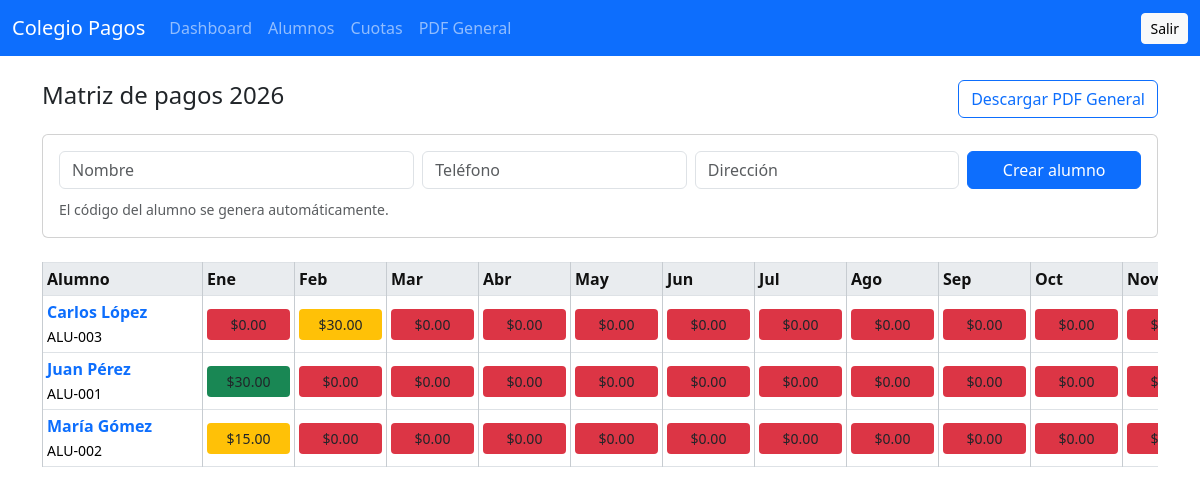
Page /alumnos (signed in) on the committed database.
### tables this page shows
CREATE TABLE alumnos (
    id INT AUTO_INCREMENT PRIMARY KEY,
    codigo VARCHAR(20) NOT NULL UNIQUE,
    nombre VARCHAR(100) NOT NULL,
    telefono VARCHAR(20) DEFAULT NULL,
    direccion VARCHAR(200) DEFAULT NULL,
    fecha_registro TIMESTAMP DEFAULT CURRENT_TIMESTAMP
);

### app/core/Controller.php (called while the page is built, shortened)
<?php
abstract class Controller
{
    protected function view(string $view, array $data = []): void
    {
        extract($data, EXTR_SKIP);
        $viewPath = __DIR__ . '/../views/' . $view . '.php';
        require __DIR__ . '/../views/layouts/header.php';
        require $viewPath;
        require __DIR__ . '/../views/layouts/footer.php';
    }
}

### app/controllers/AlumnoController.php (called while the page is built, shortened)
<?php
final class AlumnoController extends Controller
{
    public function index(): void
    {
        $anio = (int) ($_GET['anio'] ?? date('Y'));
        $alumnos = (new Alumno())->all();
        $cuotas = (new Cuota())->getByYear($anio);
        $totals = (new Abono())->totalsMatrix($anio);
        $this->view('alumnos/index', compact('alumnos', 'totals', 'anio', 'cuotas'));
    }
}

### app/core/Router.php (called while the page is built, shortened)
<?php
final class Router
{
    private array $routes = [];
    private function addRoute(string $method, string $uri, array $action): void
    {
        $this->routes[$method][rtrim($uri, '/') ?: '/'] = $action;
    }
    public function dispatch(string $uri, string $method): void
    {
        $path = rtrim(parse_url($uri, PHP_URL_PATH) ?: '/', '/') ?: '/';
        $action = $this->routes[$method][$path] ?? null;
        [$controllerClass, $controllerMethod] = $action;
        $controller = new $controllerClass();
        $controller->{$controllerMethod}();
    }
}

### index.php (called while the page is built, shortened)
<?php
spl_autoload_register(static function (string $class): void {
    $prefix = 'App\\';
    $relative = substr($class, strlen($prefix));
    $relative = str_replace('\\', '/', $relative);
    $file = __DIR__ . '/app/' . strtolower(dirname($relative)) . '/' . basename($relative) . '.php';
});
$router = new Router();
$router->get('/', [PublicController::class, 'home']);
$router->get('/buscar', [PublicController::class, 'search']);
$router->get('/login', [AuthController::class, 'loginForm']);
$router->post('/login', [AuthController::class, 'login']);
$router->post('/logout', [AuthController::class, 'logout']);
$router->post('/ajustes/credenciales', [AuthController::class, 'updateCredentials']);
$router->get('/dashboard', [ReporteController::class, 'dashboard']);
$router->get('/alumnos', [AlumnoController::class, 'index']);
$router->get('/alumnos/ver', [AlumnoController::class, 'show']);
$router->post('/alumnos', [AlumnoController::class, 'store']);
$router->post('/alumnos/editar', [AlumnoController::class, 'edit']);
$router->post('/alumnos/eliminar', [AlumnoController::class, 'delete']);
$router->post('/abonos', [AbonoController::class, 'store']);
$router->get('/abonos/historial', [AbonoController::class, 'history']);
$router->get('/cuotas', [CuotaController::class, 'index']);
$router->post('/cuotas', [CuotaController::class, 'store']);
$router->get('/reportes/alumno', [ReporteController::class, 'alumnoPdf']);
$router->get('/reportes/general', [ReporteController::class, 'generalPdf']);
$router->dispatch($_SERVER['REQUEST_URI'] ?? '/', $_SERVER['REQUEST_METHOD'] ?? 'GET');

### config/database.php (called while the page is built)
<?php
return [
    'host' => $_ENV['DB_HOST'] ?? 'sql211.hstn.me',
    'port' => $_ENV['DB_PORT'] ?? '3306',
    'database' => $_ENV['DB_NAME'] ?? 'mseet_41403283_alumos',
    'username' => $_ENV['DB_USER'] ?? 'mseet_41403283',
    'password' => $_ENV['DB_PASS'] ?? '4016508a8b',
    'charset' => 'utf8mb4',
];

### app/core/Database.php (called while the page is built, shortened)
<?php
final class Database
{
    private static ?PDO $connection = null;
    public static function getConnection(): PDO
    {
        if (self::$connection instanceof PDO) {
            return self::$connection;
        }
        $config = require __DIR__ . '/../../config/database.php';
        $options = [
            PDO::ATTR_ERRMODE => PDO::ERRMODE_EXCEPTION,
            PDO::ATTR_DEFAULT_FETCH_MODE => PDO::FETCH_ASSOC,
            PDO::ATTR_EMULATE_PREPARES => false,
        ];
        $databaseNames = self::candidateDatabases((string) $config['database']);
        foreach ($databaseNames as $databaseName) {
            $dsn = sprintf(
                'mysql:host=%s;port=%s;dbname=%s;charset=%s',
                $config['host'],
                $config['port'],
                $databaseName,
                $config['charset']
            );
            try {
                self::$connection = new PDO($dsn, $config['username'], $config['password'], $options);
                return self::$connection;
            } catch (PDOException $exception) {
                continue;
            }
        }
        exit('Error de conexión a base de datos. Revisa DB_NAME en config/database.php o variables de entorno.');
    }
    private static function candidateDatabases(string $database): array
    {
        $candidates = [$database];
        if (str_contains($database, 'alumos')) {
            $candidates[] = str_replace('alumos', 'alumnos', $database);
        }
        return array_values(array_unique(array_filter($candidates)));
    }
}

### app/core/Model.php (called while the page is built, shortened)
<?php
abstract class Model
{
    public function __construct()
    {
        $this->db = Database::getConnection();
    }
}

### app/models/Alumno.php (called while the page is built, shortened)
<?php
final class Alumno extends Model
{
    public function all(): array
    {
        $stmt = $this->db->query('SELECT id, codigo, nombre, telefono, direccion, fecha_registro FROM alumnos ORDER BY nombre ASC');
        return $stmt->fetchAll();
    }
}

### app/models/Abono.php (called while the page is built, shortened)
<?php
final class Abono extends Model
{
    public function totalsMatrix(int $anio): array
    {
        $stmt = $this->db->prepare(
            'SELECT alumno_id, mes, SUM(valor) AS total
             FROM abonos
             WHERE anio = :anio
             GROUP BY alumno_id, mes'
        );
        $stmt->execute(['anio' => $anio]);
        $totals = [];
        foreach ($stmt->fetchAll() as $row) {
            $totals[(int) $row['alumno_id']][(int) $row['mes']] = (float) $row['total'];
        }
        return $totals;
    }
}

### app/models/Cuota.php (called while the page is built, shortened)
<?php
final class Cuota extends Model
{
    public function getByYear(int $year): array
    {
        $yearColumn = $this->resolveYearColumn();
        $amountColumn = $this->resolveAmountColumn();
        $stmt = $this->db->prepare(sprintf(
            'SELECT mes, %s AS valor FROM cuotas WHERE %s = :anio',
            $amountColumn,
            $yearColumn
        ));
        $stmt->execute(['anio' => $year]);
        $cuotas = [];
        foreach ($stmt->fetchAll() as $row) {
            $cuotas[(int) $row['mes']] = (float) $row['valor'];
        }
        return $cuotas;
    }
    private function resolveYearColumn(): string
    {
        $this->yearColumn = $this->firstExistingColumn(['anio', 'year', 'anio_lectivo']) ?? 'anio';
        return $this->yearColumn;
    }
    private function resolveAmountColumn(): string
    {
        $this->amountColumn = $this->firstExistingColumn(['valor', 'monto', 'cuota']) ?? 'valor';
        return $this->amountColumn;
    }
    private function firstExistingColumn(array $candidates): ?string
    {
        $stmt = $this->db->query('SHOW COLUMNS FROM cuotas');
        $columns = array_map(static fn (array $row): string => (string) ($row['Field'] ?? ''), $stmt->fetchAll());
        foreach ($candidates as $candidate) {
            if (in_array($candidate, $columns, true)) {
                return $candidate;
            }
        }
        return null;
    }
}

### app/views/alumnos/index.php (the view, shortened to what this page needs)
<?php $meses = [1=>'Ene',2=>'Feb',3=>'Mar',4=>'Abr',5=>'May',6=>'Jun',7=>'Jul',8=>'Ago',9=>'Sep',10=>'Oct',11=>'Nov',12=>'Dic']; ?>
<div class="d-flex justify-content-between align-items-center mb-3">
    <h4>Matriz de pagos <?= $anio; ?></h4>
    <a class="btn btn-outline-primary" href="/reportes/general?anio=<?= $anio; ?>">Descargar PDF General</a>
</div>
<div class="card mb-4"><div class="card-body">
<form method="post" action="/alumnos" class="row g-2">
    <div class="col-md-4"><input class="form-control" name="nombre" placeholder="Nombre" required></div>
    <div class="col-md-3"><input class="form-control" name="telefono" placeholder="Teléfono"></div>
    <div class="col-md-3"><input class="form-control" name="direccion" placeholder="Dirección"></div>
    <div class="col-md-2"><button class="btn btn-primary w-100">Crear alumno</button></div>
    <div class="col-12"><small class="text-muted">El código del alumno se genera automáticamente.</small></div>
</form></div></div>
<div class="table-responsive">
<table class="table table-bordered table-sm align-middle payment-matrix">
<thead><tr><th>Alumno</th><?php foreach($meses as $m): ?><th><?= $m; ?></th><?php endforeach; ?></tr></thead>
<tbody>
<?php foreach ($alumnos as $alumno): ?>
<tr>
    <td>
        <a href="/alumnos/ver?id=<?= (int) $alumno['id']; ?>&anio=<?= $anio; ?>" class="text-decoration-none fw-bold">
            <?= htmlspecialchars($alumno['nombre']); ?>
        </a><br>
        <small><?= htmlspecialchars($alumno['codigo']); ?></small>
    </td>
    <?php foreach ($meses as $numero => $nombreMes):
        $paid = (float) ($totals[$alumno['id']][$numero] ?? 0);
        $quota = (float) ($cuotas[$numero] ?? 0);
        $status = $paid >= $quota && $quota > 0 ? 'paid' : ($paid > 0 ? 'partial' : 'pending');
    ?>
        <td>
            <button class="btn btn-sm w-100 status-<?= $status; ?> payment-cell"
                    data-alumno-id="<?= (int) $alumno['id']; ?>"
                    data-alumno-nombre="<?= htmlspecialchars($alumno['nombre']); ?>"
                    data-mes="<?= $numero; ?>"
                    data-anio="<?= $anio; ?>">
                $<?= number_format($paid, 2); ?>
            </button>
        </td>
    <?php endforeach; ?>
</tr>
<?php endforeach; ?>
</tbody>
</table>
</div>

### public/css/app.css (style rules this page uses)
.payment-matrix th,.payment-matrix td { border-color:#c7ccd1;min-width:92px;vertical-align:middle }
.payment-matrix thead th { background:#e9ecef;font-weight:700;color:#111 }
.payment-matrix th:first-child,.payment-matrix td:first-child { min-width:160px }
.status-paid { background-color:#198754 }
.status-partial { background-color:#ffc107;color:#212529!important }
.status-pending { background-color:#dc3545 }

### rows in the picture
alumnos: nombre "Carlos López", codigo "ALU-003", id "0.00", id "30.00"
alumnos: nombre "Juan Pérez", codigo "ALU-001", id "30.00", id "0.00"
alumnos: nombre "María Gómez", codigo "ALU-002", id "15.00", id "0.00"

### other values in the picture
$anio "2026"
$m "Ene"
$m "Feb"
$m "Mar"
$m "Abr"
$m "May"
$m "Jun"
$m "Jul"
$m "Ago"
$m "Sep"
$m "Oct"
$m "Nov"
